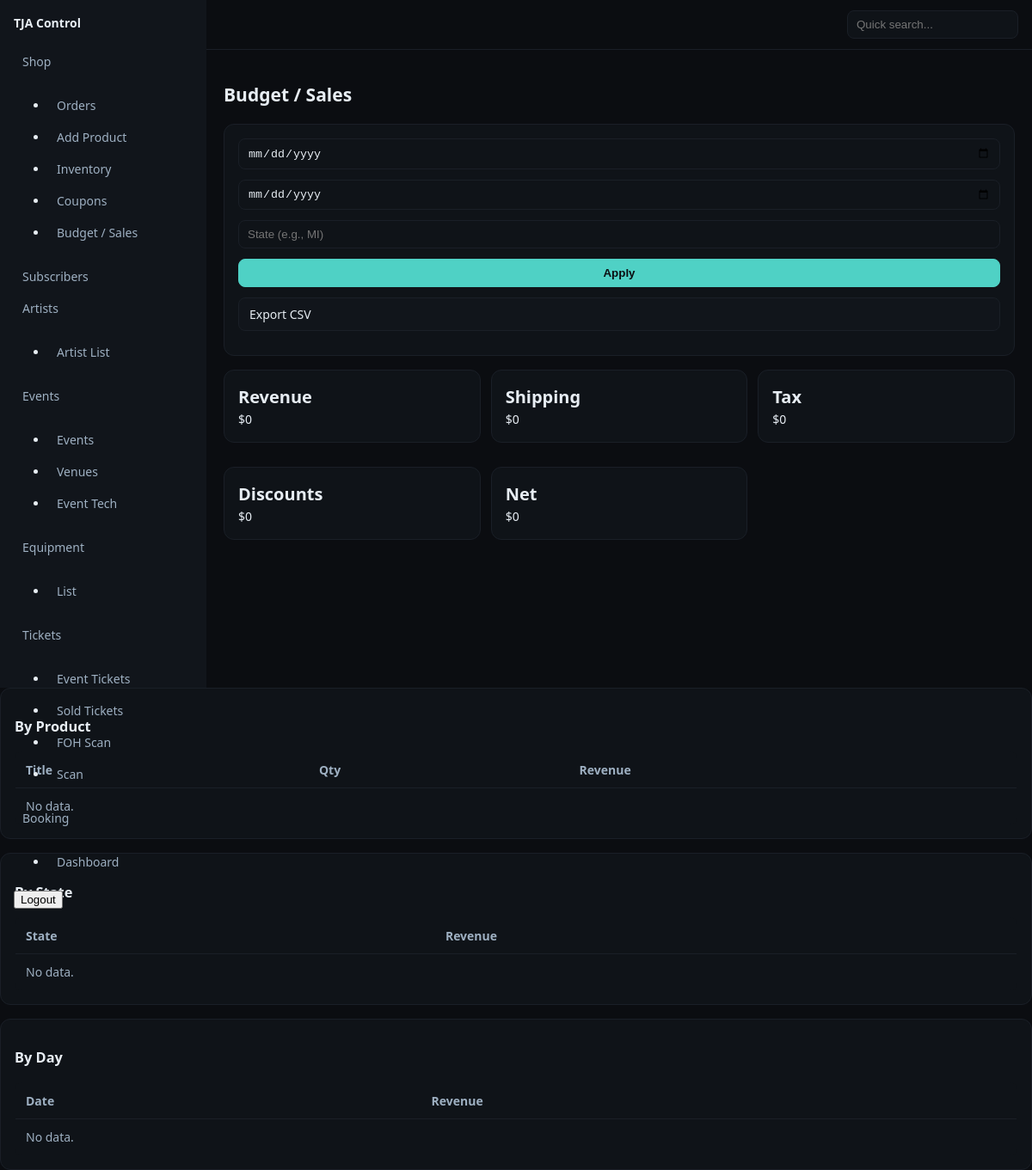
Before: /control/shop/budget/ (signed in) with the older database file.
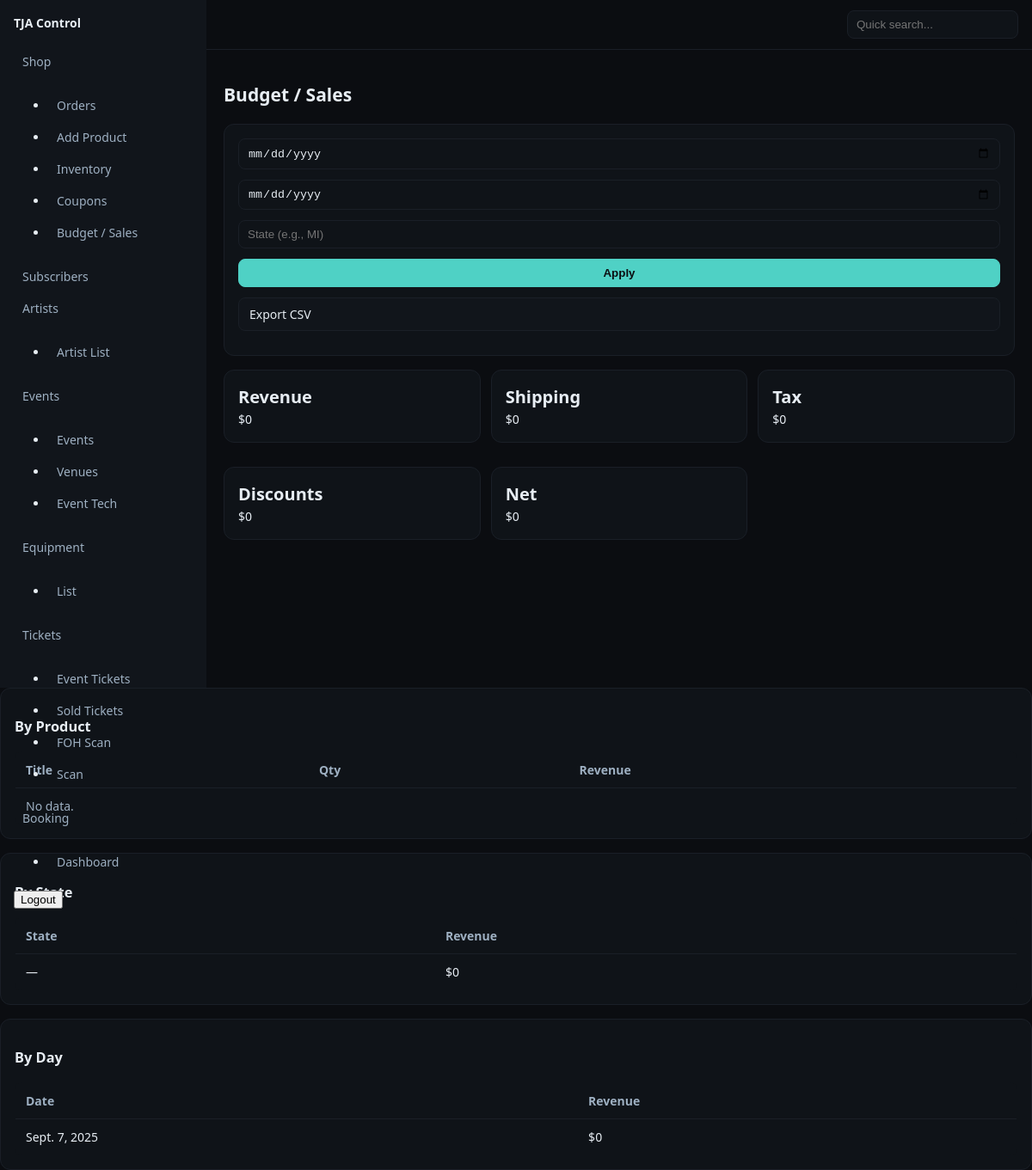
After: the same page with the newer database file.
### shop/models.py (models this page shows, shortened)
class Order(models.Model):
    STATUS_CHOICES = [
        ("created", "Created"),
        ("pending", "Pending"),
        ("fulfilled", "Fulfilled"),
        ("paid", "Paid"),
        ("failed", "Failed"),
        ("refunded", "Refunded"),
        ("canceled", "Canceled"),
    ]
    user = models.ForeignKey(User, null=True, blank=True, on_delete=models.SET_NULL, related_name="orders")
    email = models.EmailField(blank=True)
    status = models.CharField(max_length=20, choices=STATUS_CHOICES, default="pending")
    number = models.CharField(max_length=20, blank=True, db_index=True)  # e.g., TJA-000123
    subtotal_cents = models.PositiveIntegerField(default=0)
    shipping_cents = models.PositiveIntegerField(default=0)
    tax_cents = models.PositiveIntegerField(default=0)
    total_cents = models.PositiveIntegerField(default=0)
    shipping_method = models.CharField(max_length=40, blank=True)
    ship_to_name = models.CharField(max_length=120, blank=True)
    ship_to_state = models.CharField(max_length=10, blank=True)
    ship_to_city = models.CharField(max_length=120, blank=True)
    ship_to_addr1 = models.CharField(max_length=200, blank=True)
    ship_to_postal = models.CharField(max_length=20, blank=True)
    payment_provider = models.CharField(max_length=20, default="stripe")
    provider_session_id = models.CharField(max_length=120, blank=True)   # Stripe Checkout session id
    provider_payment_intent = models.CharField(max_length=120, blank=True)
    created_at = models.DateTimeField(auto_now_add=True)
    paid_at = models.DateTimeField(null=True, blank=True)

### shop/views.py (the view)
# urls.py: path("budget/", views.budget_sales, name="budget"),
@is_super
def budget_sales(request):
    date_from = request.GET.get("from", "").strip()
    date_to   = request.GET.get("to", "").strip()
    state     = request.GET.get("state", "").strip()
    orders = Order.objects.all()
    if date_from:
        orders = orders.filter(created_at__date__gte=date_from)
    if date_to:
        orders = orders.filter(created_at__date__lte=date_to)
    if state:
        orders = orders.filter(ship_to_state__iexact=state)
    totals = orders.aggregate(
        revenue=Sum("total_cents"),
        shipping=Sum("shipping_cents"),
        tax=Sum("tax_cents"),
        discount=Sum("subtotal_cents") - Sum("total_cents") - Sum("shipping_cents") - Sum("tax_cents")
    )
    rev = totals.get("revenue") or 0
    ship = totals.get("shipping") or 0
    tax  = totals.get("tax") or 0
    disc = totals.get("discount") or 0  # if you switch to Sum("discount_cents"), keep same name
    net = rev - ship - tax - disc
    items = (OrderItem.objects
             .select_related("order")
             .filter(order__in=orders))
    items = items.annotate(
        line_total=ExpressionWrapper(
            F("qty") * F("price_cents_snapshot"),
            output_field=BigIntegerField()
        )
    )
    by_product = (
        items.values("title_snapshot")
             .annotate(qty=Sum("qty"), revenue=Sum("line_total"))
             .order_by("-revenue")
    )
    by_state = (
        orders.values("ship_to_state")
              .annotate(revenue=Sum("total_cents"))
              .order_by("-revenue")
    )
    by_day = (
        orders.values("created_at__date")
              .annotate(revenue=Sum("total_cents"))
              .order_by("created_at__date")
    )
    ctx = {
        "q": {"from": date_from, "to": date_to, "state": state},
        "totals": totals,
        "by_product": by_product,
        "by_state": by_state,
        "by_day": by_day,
        "net": net,
    }
    return render(request, "shop/budget.html", ctx)

### templates/shop/budget.html (shortened to what this page needs)
{% extends 'controlpanel/dashboard.html' %}
{% block content %}
<h1>Budget / Sales</h1>
<form method="get" class="card">
  <div class="form-row">
    <input class="input" type="date" name="from" value="{{ q.from }}">
    <input class="input" type="date" name="to" value="{{ q.to }}">
    <input class="input" name="state" placeholder="State (e.g., MI)" value="{{ q.state }}">
    <button class="btn primary">Apply</button>
    <a class="btn" href="{% url 'control:shop:budget_export' %}?from={{ q.from }}&to={{ q.to }}&state={{ q.state }}">Export CSV</a>
  </div>
</form>
<div class="kpi">
  <div class="card">
    <h2>Revenue</h2>
    <div>${{ totals.revenue|default:0|floatformat:-2 }}</div>
  </div>
  <div class="card">
    <h2>Shipping</h2>
    <div>${{ totals.shipping|default:0|floatformat:-2 }}</div>
  </div>
  <div class="card">
    <h2>Tax</h2>
    <div>${{ totals.tax|default:0|floatformat:-2 }}</div>
  </div>
  <div class="card">
    <h2>Discounts</h2>
    <div>${{ totals.discount|default:0|floatformat:-2 }}</div>
  </div>
    <div class="card">
        <h2>Net</h2>
        <div>${{ net|floatformat:-2 }}</div>
    </div>
  </div>
</div>
<div class="card">
  <h3>By Product</h3>
  <table class="table">
    <thead><tr><th>Title</th><th>Qty</th><th>Revenue</th></tr></thead>
    <tbody>
      {% for row in by_product %}
        <tr>
          <td>{{ row.title_snapshot }}</td>
          <td>{{ row.qty }}</td>
          <td>${{ row.revenue|floatformat:-2 }}</td>
        </tr>
      {% empty %}
        <tr><td colspan="3" class="muted">No data.</td></tr>
      {% endfor %}
    </tbody>
  </table>
</div>
<div class="card">
  <h3>By State</h3>
  <table class="table">
    <thead><tr><th>State</th><th>Revenue</th></tr></thead>
    <tbody>
      {% for row in by_state %}
        <tr>
          <td>{{ row.ship_to_state|default:"—" }}</td>
          <td>${{ row.revenue|floatformat:-2 }}</td>
        </tr>
      {% empty %}
        <tr><td colspan="2" class="muted">No data.</td></tr>
      {% endfor %}
    </tbody>
  </table>
</div>
<div class="card">
  <h3>By Day</h3>
  <table class="table">
    <thead><tr><th>Date</th><th>Revenue</th></tr></thead>
    <tbody>
      {% for row in by_day %}
        <tr>
          <td>{{ row.created_at__date }}</td>
          <td>${{ row.revenue|floatformat:-2 }}</td>
        </tr>
      {% empty %}
        <tr><td colspan="2" class="muted">No data.</td></tr>
      {% endfor %}
    </tbody>
  </table>
</div>
{% endblock %}

Changed rows visible on the page:
added Order: created_at__date "Sept. 7, 2025", revenue "0"
Other visible differences:
new list line: "— $ 0"
text no longer shown: "No data. No data."
